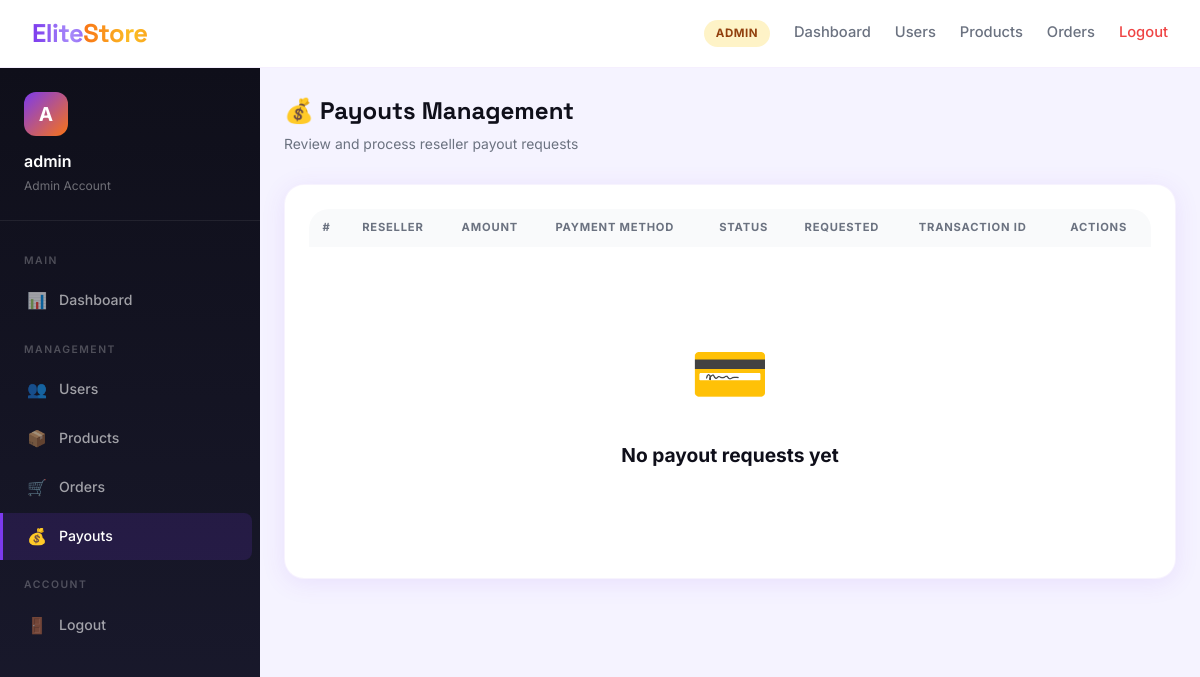
/admin-panel/payouts/ (signed in), run on the app's committed database.
### core/models.py (models this page shows, shortened)
class User(AbstractUser):
    ROLE_CHOICES = [
        ('admin', 'Admin'),
        ('wholesaler', 'Wholesaler'),
        ('reseller', 'Reseller'),
    ]
    role = models.CharField(max_length=20, choices=ROLE_CHOICES, default='reseller')
    phone = models.CharField(max_length=20, blank=True)
    city = models.CharField(max_length=100, blank=True)
    address = models.TextField(blank=True)
    is_verified = models.BooleanField(default=False)
    profile_pic = models.ImageField(upload_to='profiles/', blank=True, null=True)
    created_at = models.DateTimeField(auto_now_add=True)
    cnic = models.CharField(max_length=20, blank=True)
    business_name = models.CharField(max_length=200, blank=True)
    bank_name = models.CharField(max_length=100, blank=True)
    bank_account_title = models.CharField(max_length=200, blank=True)
    bank_account_number = models.CharField(max_length=50, blank=True)
    easypaisa_number = models.CharField(max_length=20, blank=True)
    jazzcash_number = models.CharField(max_length=20, blank=True)

### core/views.py (the view)
# urls.py: path('admin-panel/payouts/', views.admin_payouts, name='admin_payouts'),
@role_required('admin')
def admin_payouts(request):
    payouts = Payout.objects.all().order_by('-requested_at')
    return render(request, 'core/admin_payouts.html', {'payouts': payouts})

### core/context_processors.py (called while the page is built)
def admin_context(request):
    if not request.user.is_authenticated or not hasattr(request.user, 'role'):
        return {}
    if request.user.role != 'admin':
        return {}
    return {
        'pending_users': User.objects.filter(is_verified=False).exclude(role='admin').count(),
        'pending_products': Product.objects.filter(status='pending').count(),
        'pending_payouts': Payout.objects.filter(status='pending').count(),
    }

### core/views.py (called while the page is built)
def role_required(*roles):
    def decorator(view_func):
        @wraps(view_func)
        @login_required
        def wrapper(request, *args, **kwargs):
            if request.user.role not in roles:
                messages.error(request, 'Access denied.')
                return redirect('dashboard')
            return view_func(request, *args, **kwargs)
        return wrapper
    return decorator

### templates/core/admin_payouts.html (shortened to what this page needs)
{% extends 'core/base_dashboard.html' %}
{% block dashboard_content %}
<div class="page-header">
  <div>
    <h1 class="page-title">💰 Payouts Management</h1>
    <p class="page-subtitle">Review and process reseller payout requests</p>
  </div>
</div>
<div class="card">
  <div class="table-wrap">
    <table>
      <thead>
        <tr>
          <th>#</th>
          <th>Reseller</th>
          <th>Amount</th>
          <th>Payment Method</th>
          <th>Status</th>
          <th>Requested</th>
          <th>Transaction ID</th>
          <th>Actions</th>
        </tr>
      </thead>
      <tbody>
        {% for payout in payouts %}
        <tr>
          <td><strong>#{{ payout.pk }}</strong></td>
          <td>
            <strong>{{ payout.reseller.username }}</strong><br>
            <small style="color:var(--gray)">{{ payout.reseller.business_name|default:payout.reseller.email }}</small>
          </td>
          <td style="font-weight:800;color:var(--primary);font-size:1rem">Rs. {{ payout.amount }}</td>
          <td style="font-size:0.85rem">{{ payout.payment_method|default:"—" }}</td>
          <td><span class="badge badge-{{ payout.status }}">{{ payout.get_status_display }}</span></td>
          <td style="font-size:0.82rem;color:var(--gray)">{{ payout.requested_at|date:"d M Y" }}</td>
          <td style="font-size:0.82rem">{{ payout.transaction_id|default:"—" }}</td>
          <td>
            {% if payout.status == 'pending' %}
            <button class="btn btn-success btn-sm" onclick="document.getElementById('pay-modal-{{ payout.pk }}').classList.add('open')">Mark Paid</button>
            {% else %}
            <span style="font-size:0.82rem;color:var(--success)">✓ Paid {{ payout.paid_at|date:"d M" }}</span>
            {% endif %}
          </td>
        </tr>
        {% empty %}
        <tr><td colspan="8"><div class="empty-state"><span class="icon">💳</span><h3>No payout requests yet</h3></div></td></tr>
        {% endfor %}
      </tbody>
    </table>
  </div>
</div>
{% endblock %}

### templates/core/base_dashboard.html (shortened to what this page needs)
{% extends 'core/base.html' %}
{% load static %}
{% block content %}
<div class="app-layout">
  <aside class="sidebar" id="sidebar">
    <div class="sidebar-header">
      <div class="sidebar-avatar">{{ user.first_name|first|default:user.username|first|upper }}</div>
      <h3>{{ user.first_name|default:user.username }}</h3>
      <p>{{ user.get_role_display }} Account</p>
    </div>
    <ul class="sidebar-nav">
      <li class="sidebar-section">Main</li>
      <li><a href="{% url 'dashboard' %}" class="{% if request.resolver_match.url_name == 'dashboard' %}active{% endif %}"><span class="icon">📊</span> Dashboard</a></li>
      {% if user.role == 'reseller' %}
      <li class="sidebar-section">Shop</li>
      <li><a href="{% url 'products' %}" class="{% if request.resolver_match.url_name == 'products' %}active{% endif %}"><span class="icon">🛍️</span> Browse Products</a></li>
      <li><a href="{% url 'place_order' %}" class="{% if request.resolver_match.url_name == 'place_order' %}active{% endif %}"><span class="icon">➕</span> Place Order</a></li>
      <li class="sidebar-section">My Account</li>
      <li><a href="{% url 'my_orders' %}" class="{% if request.resolver_match.url_name == 'my_orders' %}active{% endif %}"><span class="icon">📦</span> My Orders</a></li>
      <li><a href="{% url 'my_payouts' %}" class="{% if request.resolver_match.url_name == 'my_payouts' %}active{% endif %}"><span class="icon">💰</span> My Payouts</a></li>
      <li><a href="{% url 'request_payout' %}" class="{% if request.resolver_match.url_name == 'request_payout' %}active{% endif %}"><span class="icon">💳</span> Request Payout</a></li>
      {% elif user.role == 'admin' %}
      <li class="sidebar-section">Management</li>
      <li>
        <a href="{% url 'admin_users' %}" class="{% if request.resolver_match.url_name == 'admin_users' %}active{% endif %}">
          <span class="icon">👥</span> Users
        </a>
      </li>
      <li><a href="{% url 'admin_products' %}" class="{% if request.resolver_match.url_name == 'admin_products' %}active{% endif %}"><span class="icon">📦</span> Products</a></li>
      <li><a href="{% url 'admin_orders' %}" class="{% if request.resolver_match.url_name == 'admin_orders' %}active{% endif %}"><span class="icon">🛒</span> Orders</a></li>
      <li><a href="{% url 'admin_payouts' %}" class="{% if request.resolver_match.url_name == 'admin_payouts' %}active{% endif %}"><span class="icon">💰</span> Payouts</a></li>
      {% endif %}
      <li class="sidebar-section">Account</li>
      <li><a href="{% url 'logout' %}"><span class="icon">🚪</span> Logout</a></li>
    </ul>
  </aside>
  <main class="main-content">
    {% block dashboard_content %}{% endblock %}
  </main>
</div>
{% endblock %}

### templates/core/base.html (shortened to what this page needs)
<!DOCTYPE html>
<html lang="en">
<head>
{% load static %}
<link rel="stylesheet" href="{% static 'css/style.css' %}">
</head>
<body>
<nav class="navbar" id="mainNav">
  <a href="{% url 'home' %}" class="navbar-brand">
    <span class="brand-elite">Elite</span><span class="brand-store">Store</span>
  </a>
  <div class="nav-links" id="navLinks">
    {% if user.is_authenticated %}
      <span class="badge-role badge-{{ user.role }}">{{ user.get_role_display }}</span>
      <a href="{% url 'dashboard' %}">Dashboard</a>
      {% if user.role == 'reseller' %}
        <a href="{% url 'products' %}">Products</a>
        <a href="{% url 'my_orders' %}">My Orders</a>
      {% elif user.role == 'wholesaler' %}
        <a href="{% url 'my_products' %}">My Products</a>
        <a href="{% url 'add_product' %}">Add Product</a>
      {% elif user.role == 'admin' %}
        <a href="{% url 'admin_users' %}">Users</a>
        <a href="{% url 'admin_products' %}">Products</a>
        <a href="{% url 'admin_orders' %}">Orders</a>
      {% endif %}
      <a href="{% url 'logout' %}" class="nav-logout">Logout</a>
    {% else %}
      <a href="{% url 'products' %}">Browse</a>
      <a href="{% url 'login' %}">Login</a>
      <a href="{% url 'register' %}">Get Started</a>
      <a href="{% url 'admin_login' %}">🛡️ Admin</a>
    {% endif %}
  </div>
</nav>
{% block content %}{% endblock %}
</body>
</html>

### data on the page
User: role "ADMIN", first_name|first "A", first_name "admin", role "Admin"
